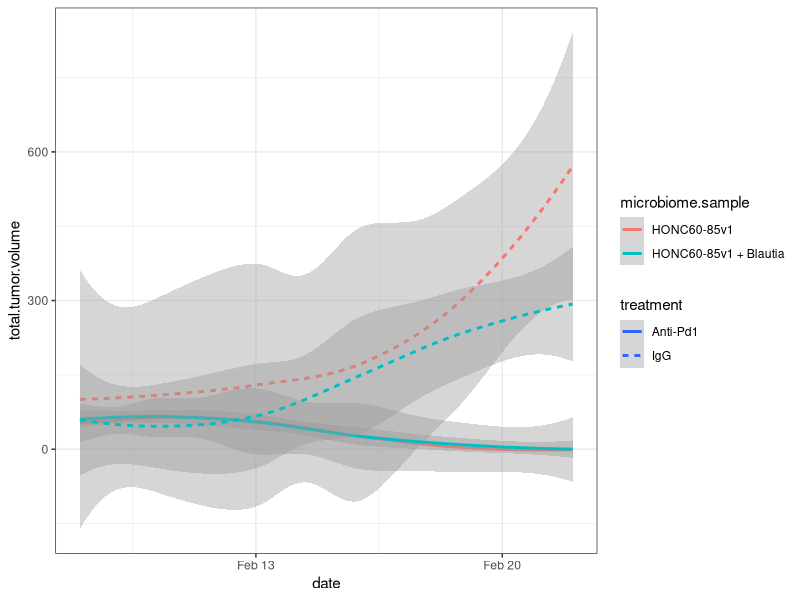
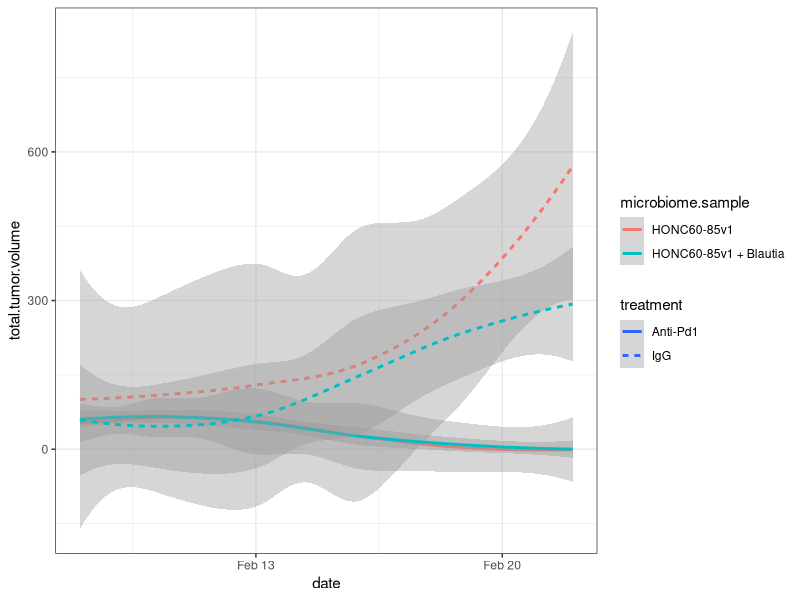

Source code (R) for these figures, in order: (Note: this script raises an error after producing the figures.)
## ---- chunk 1
knitr::opts_chunk$set(echo = TRUE)

library(readxl)
library(tidyverse)
library(knitr)
## ---- chunk 2
x <- readxl::read_xlsx(file.path("..", 
                                 "data", 
                                 "tumor-size", 
                                 "AOT00049754-mimic16", 
                                 "AOT00049754-mimic16_tumor-size.xlsx"))

summary(x)
## ---- chunk 3
y <- 
  x %>%
  drop_na(microbiome.sample) %>%
  mutate(treatment = if_else(grepl("1|2", cage),
                             true = "Anti-Pd1",
                             false = "IgG")) %>%
  filter(!grepl("na", `tumor.width.(mm)`)) %>%
  mutate(tumor.length.mm = as.numeric(`tumor.length.(mm)`),
         tumor.width.mm = as.numeric(`tumor.width.(mm)`),
         tumor.volume = (tumor.length.mm * (tumor.width.mm^2)) / 2) %>%
  mutate(cage = as.factor(cage)) %>%
  mutate(mouse = paste(tail.number, cage, sep = ".")) %>%
  group_by(mouse, date, treatment, microbiome.sample) %>%
  summarize(total.tumor.volume = sum(tumor.volume))
  

head(y)  
## ---- chunk 4
y %>%
  ggplot(aes(x = date, y = total.tumor.volume)) +
  # geom_line(aes(group = mouse), 
  #           alpha = 0.3, 
  #           show.legend = FALSE) +
  # geom_point(alpha = 0.1,
  #            show.legend = FALSE) +
  geom_smooth(aes(color = microbiome.sample,
                  lty = treatment)) +
  theme_bw()

ggsave("../figures/mimic16_tum-volume.png",
       height = 3, width = 4)
## ---- chunk 5
summary <- 
  y %>%
  filter(date == max(date)) %>%
  group_by(abx) %>%
  summarize(mean.volume = mean(tumor.volume),
            sd.volume = sd(tumor.volume),
            n = n())

kable(summary)
## ---- chunk 6
y %>%
  drop_na(`Tumor.weight (g)`) %>%
  ggplot(aes(x = abx, y = `Tumor.weight (g)`)) +
  geom_boxplot(aes(fill = Treatment)) +
  geom_point(aes(color = Treatment), 
             position = position_jitterdodge(jitter.width = 0.1)) +
  theme_bw()
